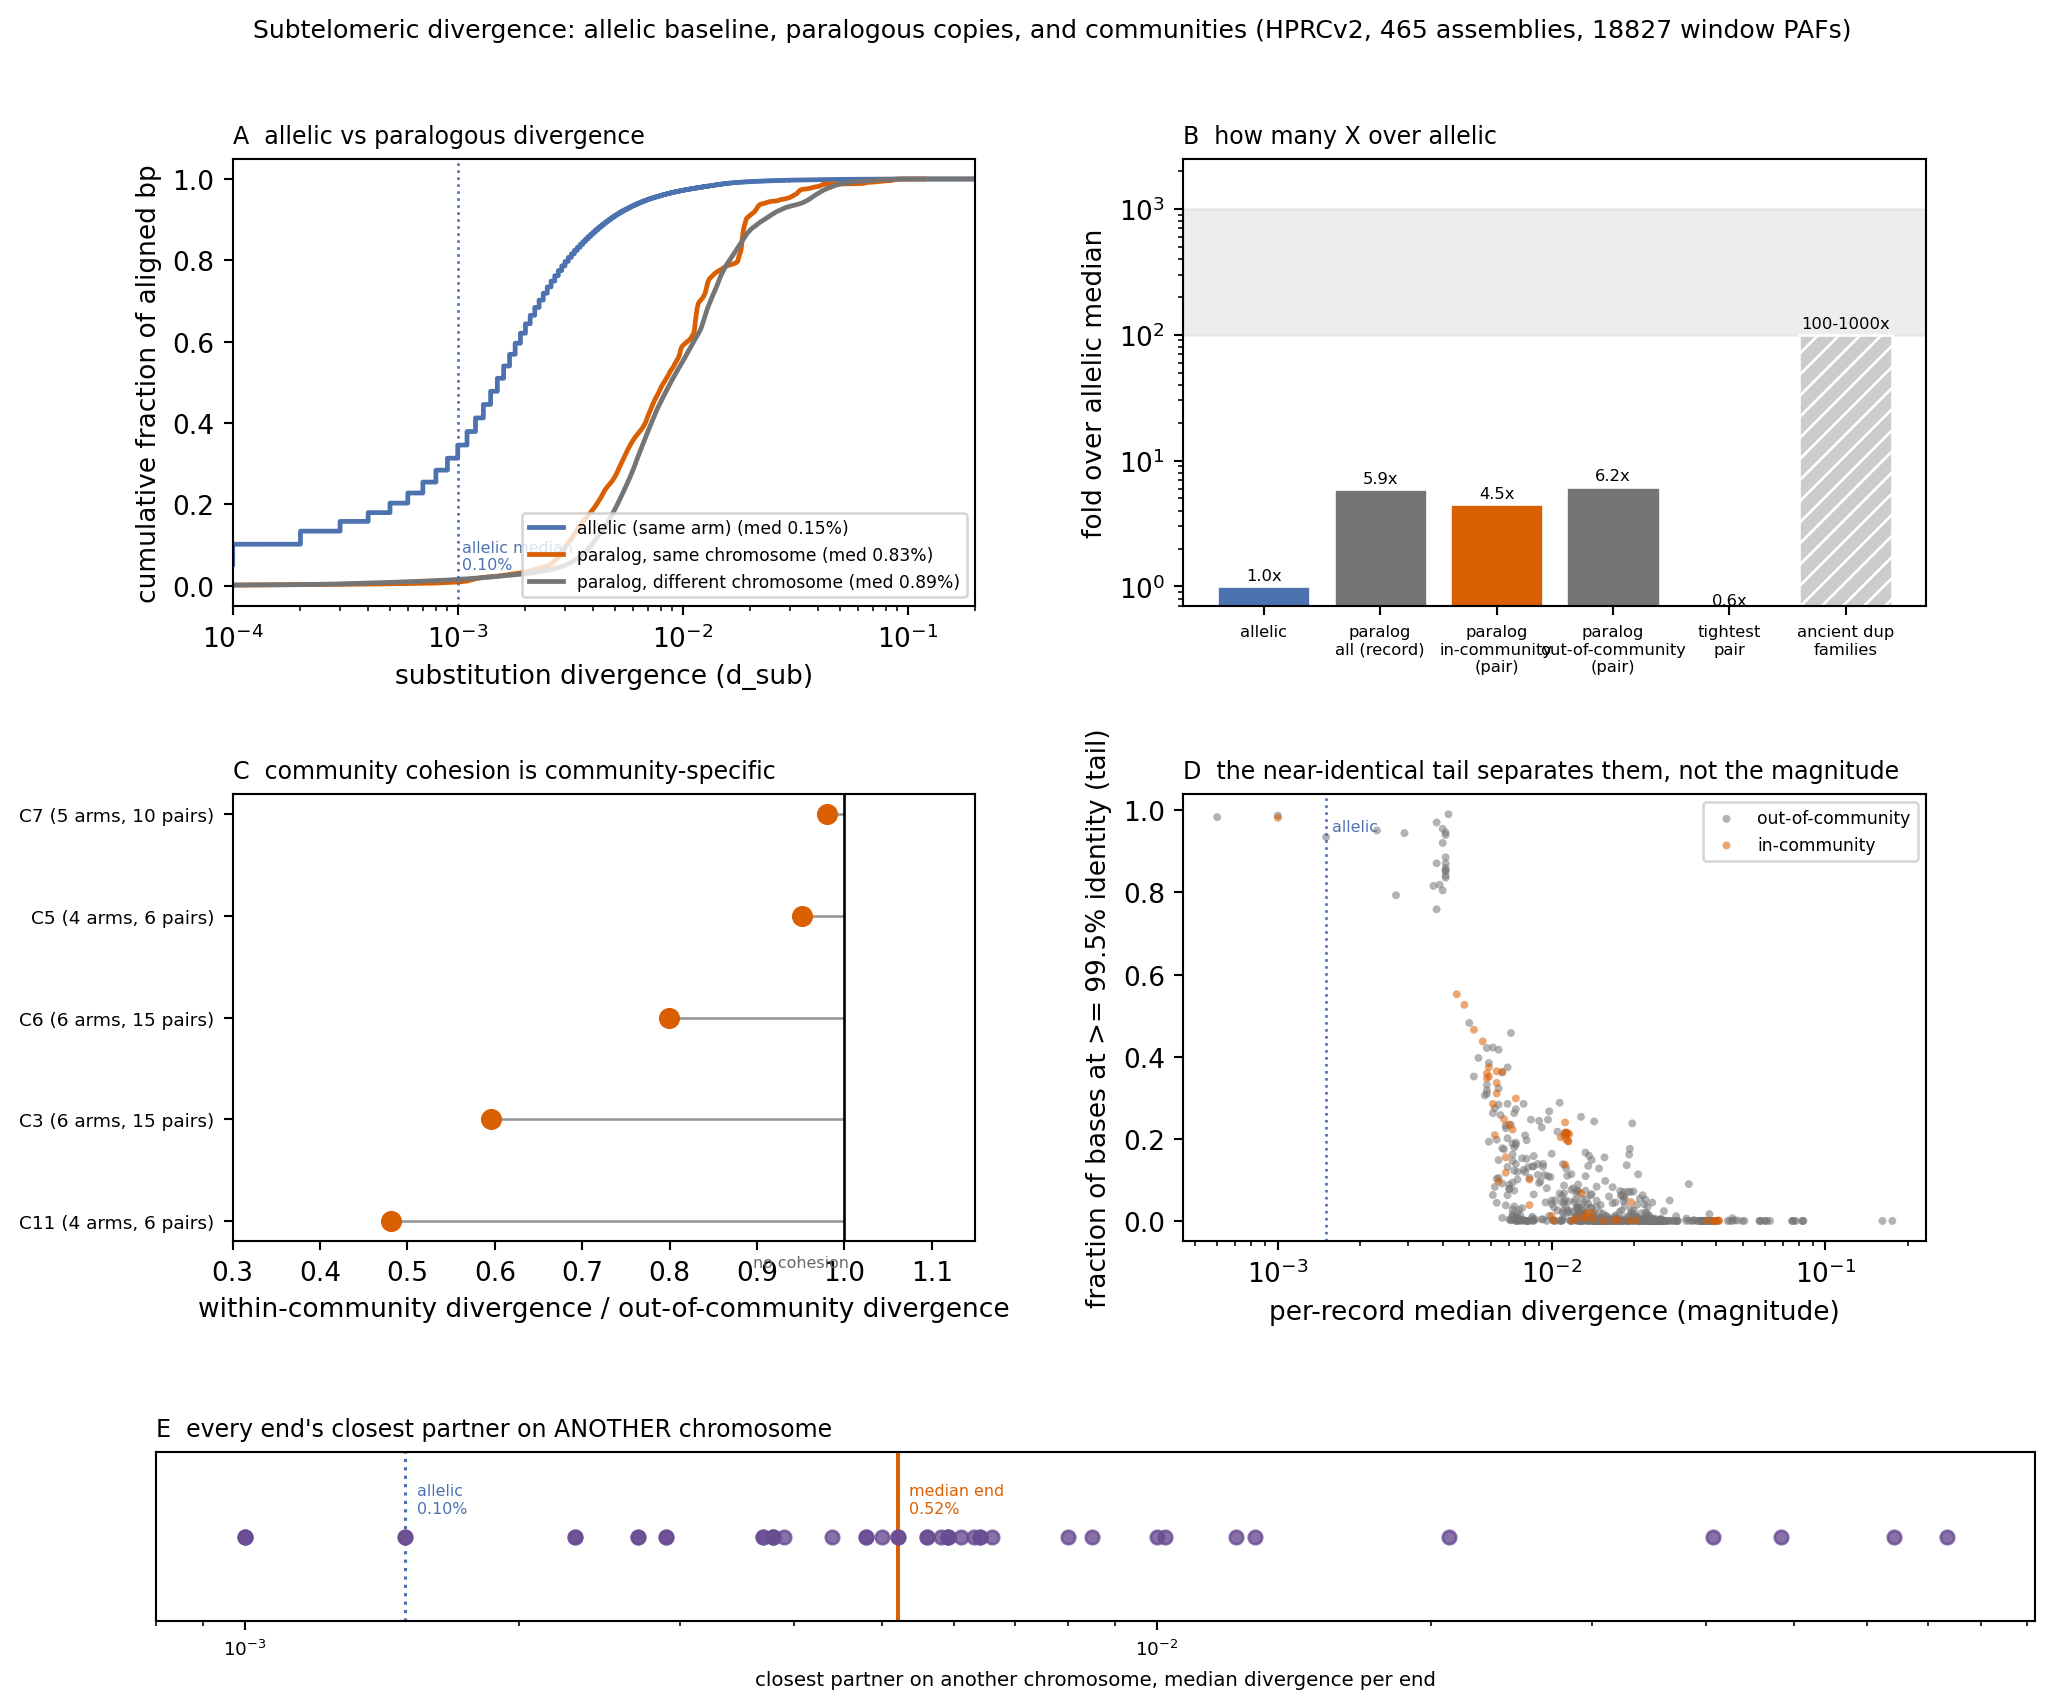

This chart was generated by the following Python code:
#!/usr/bin/env python3
"""ED Fig 5 - scope of subtelomeric divergence: allelic vs paralogous vs community.

Run from this directory:
    python3 figure_ed5_paralog_allelic.py


Reads the cohort run of scripts/ci/hprc_heterolog_divergence.py (JSON with per-class
histograms) plus the k=15 community assignments, and draws four panels:

  A  ECDF of substitution divergence by class, log x: allelic / paralog in-community /
     paralog out-of-community. Medians marked; fold-change vs allelic annotated.
  B  Fold-change of each class median against the allelic baseline (the "many X over
     allelic" statement), with the ancient-duplication reference band (100-1000x).
  C  Per-community cohesion: median intra-community divergence divided by the same arms'
     out-of-community divergence, ordered, with pair counts.
  D  The two axes are separable: per arm pair, median divergence (magnitude) against the
     fraction of aligned bases at >= 99.5% identity (the near-identical tail), coloured by
     whether the pair is in-community. The tail separates the classes; the magnitude does not.

Usage:
  python3 scripts/ci/make_heterolog_figure.py --json /moosefs/erikg/phrs_tmp/hprc_het_hist.json \
      --out response/notes/heterolog_scope
"""
import argparse
import csv
import json
import math
import os
import statistics as st
import sys

import matplotlib
matplotlib.use("Agg")
import matplotlib.pyplot as plt

K15 = ("/moosefs/guarracino/HPRCv2/PHR_III/similarity/"
       "hprcv2.1Mb.subtelo.arm-leiden-k15.assignments.tsv")
C_ALLELE = "#4c72b0"
C_IN = "#D95F02"
C_OUT = "#757575"


def hist_to_points(hist, bins_per_unit=10000):
    """[(d, weight)] from a weighted histogram whose bin i covers d = i/bins_per_unit."""
    return [(i / bins_per_unit, w) for i, w in enumerate(hist) if w]


def ecdf(points):
    tot = sum(w for _, w in points)
    xs, ys, run = [], [], 0.0
    for d, w in sorted(points):
        run += w
        xs.append(d)
        ys.append(run / tot)
    return xs, ys


def median_of(points):
    tot = sum(w for _, w in points)
    run = 0.0
    for d, w in sorted(points):
        run += w
        if run >= 0.5 * tot:
            return d
    return float("nan")


def main():
    ap = argparse.ArgumentParser()
    ap.add_argument("--json",
                    default="/moosefs/erikg/phrs_tmp/hprc_het_final.json",
                    help="cohort run of scripts/ci/hprc_heterolog_divergence.py (see sources.tsv)")
    ap.add_argument("--out", default="figure_ed5_paralog_allelic")
    a = ap.parse_args()

    d = json.load(open(a.json))
    classes = d["summary"].get("classes", {})
    if not classes:
        sys.exit("no per-class histograms in this JSON - rerun the aggregator with hist dumping")
    pairs = [r for r in d["pairs"] if r["arm_a"] != r["arm_b"]]   # drop allelic self-pairs
    for r in pairs:
        for k in ("d_sub", "d_median_record", "frac_at_99.5pct", "aligned_bp"):
            try:
                r[k] = float(r[k])
            except (TypeError, ValueError):
                r[k] = float("nan")

    comm = {}
    with open(K15) as fh:
        for row in csv.DictReader(fh, delimiter="\t"):
            comm[row["ChromArm"].strip()] = row["Community"].strip()

    alle = classes["allelic_between_indiv"]
    bpu = int(alle.get("hist_bins_per_unit", 10000))
    alle_pt = hist_to_points(alle["hist"], bpu) + hist_to_points(
        classes.get("allelic_within_indiv", alle)["hist"], bpu)
    intra_rows = [r for r in pairs if comm.get(r["arm_a"]) and comm.get(r["arm_a"]) == comm.get(r["arm_b"])]
    inter_rows = [r for r in pairs if comm.get(r["arm_a"]) and comm.get(r["arm_b"])
                  and comm[r["arm_a"]] != comm[r["arm_b"]]]
    # per-record medians are the fair comparison for pairs; rebuild a weighted point set
    # from each pair's per-record median weighted by its aligned bp (approximation, stated in caption)
    intra_pt = [(r["d_median_record"], r["aligned_bp"]) for r in intra_rows]
    inter_pt = [(r["d_median_record"], r["aligned_bp"]) for r in inter_rows]

    fig = plt.figure(figsize=(11.5, 7.4))
    gs = fig.add_gridspec(2, 2, hspace=0.42, wspace=0.28)

    # ---- A: ECDF
    ax = fig.add_subplot(gs[0, 0])
    # record-level histograms only: exact, and consistent across curves
    inter_pt_rec = hist_to_points(classes["paralog_inter_chrom"]["hist"], bpu)
    intra_pt_rec = hist_to_points(classes["paralog_intra_chrom"]["hist"], bpu)
    for pt, lab, col in ((alle_pt, "allelic (same arm)", C_ALLELE),
                         (intra_pt_rec, "paralog, same chromosome", C_IN),
                         (inter_pt_rec, "paralog, different chromosome", C_OUT)):
        xs, ys = ecdf(pt)
        ax.plot(xs, ys, color=col, lw=1.8, label=f"{lab} (med {median_of(pt)*100:.2f}%)")
    ax.set_xscale("log")
    ax.set_xlim(1e-4, 0.2)
    ax.set_xlabel("substitution divergence (d_sub)")
    ax.set_ylabel("cumulative fraction of aligned bp")
    ax.set_title("A  allelic vs paralogous divergence", fontsize=9, loc="left")
    ax.legend(fontsize=6.5, loc="lower right")
    ax.axvline(0.001, color=C_ALLELE, ls=":", lw=1)
    ax.text(0.00105, 0.04, "allelic median\n0.10%", color=C_ALLELE, fontsize=6)

    # ---- B: fold-change bars
    ax = fig.add_subplot(gs[0, 1])
    base = median_of(alle_pt) if alle_pt else 1e-3
    labs = ["allelic", "paralog\nall (record)", "paralog\nin-community\n(pair)", "paralog\nout-of-community\n(pair)",
            "tightest\npair", "ancient dup\nfamilies"]
    # record-level medians (exact) for allelic/all-paralog; pair-level medians for the
    # community split (labelled as such), which the aggregator does not accumulate per record
    vals = [1.0,
            median_of(inter_pt_rec) / base,
            median_of(intra_pt) / base,
            median_of(inter_pt) / base,
            min(r["d_sub"] for r in pairs if r["d_sub"] == r["d_sub"]) / base,
            100.0]
    cols = [C_ALLELE, C_OUT, C_IN, C_OUT, "#2a9d8f", "#cccccc"]
    bars = ax.bar(range(len(vals)), vals, color=cols, edgecolor="white")
    bars[-1].set_hatch("///")
    ax.set_yscale("log")
    ax.set_xticks(range(len(vals)))
    ax.set_xticklabels(labs, fontsize=6.2)
    ax.set_ylabel("fold over allelic median")
    ax.set_title("B  how many X over allelic", fontsize=9, loc="left")
    for i, v in enumerate(vals):
        ax.text(i, v * 1.12, f"{v:.1f}x" if v < 100 else "100-1000x", ha="center", fontsize=6.2)
    ax.axhspan(100, 1000, color="#cccccc", alpha=0.35, zorder=0)
    ax.set_ylim(0.7, 2500)

    # ---- C: per-community cohesion
    ax = fig.add_subplot(gs[1, 0])
    rows = []
    for c in sorted(set(comm.values()), key=lambda z: int(z[1:])):
        memb = {x for x, v in comm.items() if v == c}
        ia = [r["d_sub"] for r in pairs if r["arm_a"] in memb and r["arm_b"] in memb]
        ob = [r["d_sub"] for r in pairs if (r["arm_a"] in memb) != (r["arm_b"] in memb)]
        if len(ia) >= 3 and len(ob) >= 10:
            rows.append((c, st.median(ia) / st.median(ob), len(ia), len(memb)))
    rows.sort(key=lambda r: r[1])
    ys = range(len(rows))
    ax.hlines(list(ys), 1.0, [r[1] for r in rows], color="#999999", lw=1)
    ax.plot([r[1] for r in rows], list(ys), "o", color=C_IN, ms=7)
    ax.axvline(1.0, color="k", lw=1)
    ax.set_yticks(list(ys))
    ax.set_yticklabels([f"{r[0]} ({r[3]} arms, {r[2]} pairs)" for r in rows], fontsize=7)
    ax.set_xlabel("within-community divergence / out-of-community divergence")
    ax.set_title("C  community cohesion is community-specific", fontsize=9, loc="left")
    ax.set_xlim(0.3, 1.15)
    ax.text(1.005, -0.45, "no cohesion", fontsize=6, ha="right", color="#666666")

    # ---- D: two axes separate
    ax = fig.add_subplot(gs[1, 1])
    for rs, lab, col in ((inter_rows, "out-of-community", C_OUT),
                         (intra_rows, "in-community", C_IN)):
        xs = [r["d_median_record"] for r in rs if r["d_median_record"] == r["d_median_record"]]
        ys2 = [r["frac_at_99.5pct"] for r in rs if r["frac_at_99.5pct"] == r["frac_at_99.5pct"]]
        ax.scatter(xs, ys2, s=9, color=col, alpha=0.55, label=lab, edgecolor="none")
    ax.set_xscale("log")
    ax.set_xlabel("per-record median divergence (magnitude)")
    ax.set_ylabel("fraction of bases at >= 99.5% identity (tail)")
    ax.set_title("D  the near-identical tail separates them, not the magnitude", fontsize=9, loc="left")
    ax.legend(fontsize=6.5, loc="upper right")
    ax.axvline(base, color=C_ALLELE, ls=":", lw=1)
    ax.text(base * 1.05, 0.95, "allelic", color=C_ALLELE, fontsize=6)

    # ---- E: best non-homolog partner per end
    bestp = {}
    for r in pairs:
        if r["arm_a"].rsplit("_", 1)[0] == r["arm_b"].rsplit("_", 1)[0]:
            continue                      # inter-chromosomal partners only
        for e1, e2 in ((r["arm_a"], r["arm_b"]), (r["arm_b"], r["arm_a"])):
            if r["d_median_record"] != r["d_median_record"]:
                continue
            if e1 not in bestp or r["d_median_record"] < bestp[e1][0]:
                bestp[e1] = (r["d_median_record"], e2)
    vals = sorted(v for v, _ in bestp.values())
    axv = fig.add_axes([0.09, -0.16, 0.86, 0.12])
    axv.scatter(vals, [0] * len(vals), s=26, color="#6a4c93", alpha=0.8, zorder=3)
    axv.set_ylim(-1, 1)
    axv.set_xlim(min(vals) * 0.8, max(vals) * 1.25)
    axv.axvline(base, color=C_ALLELE, ls=":", lw=1.2, zorder=2)
    axv.axvline(st.median(vals), color=C_IN, lw=1.5, zorder=2)
    axv.set_xscale("log")
    axv.set_yticks([])
    axv.set_xlabel("closest partner on another chromosome, median divergence per end",
                   fontsize=7.5)
    axv.tick_params(labelsize=7)
    axv.text(base * 1.03, 0.28, "allelic\n0.10%", color=C_ALLELE, fontsize=6)
    axv.text(st.median(vals) * 1.03, 0.28, "median end\n%.2f%%" % (st.median(vals) * 100),
             color=C_IN, fontsize=6)
    axv.set_title("E  every end's closest partner on ANOTHER chromosome", fontsize=9, loc="left")

    fig.suptitle("Subtelomeric divergence: allelic baseline, paralogous copies, and communities "
                 "(HPRCv2, 465 assemblies, %s window PAFs)" % d["summary"].get("n_files", "?"),
                 fontsize=9.5)
    for ext in ("pdf", "png"):
        fig.savefig(a.out + "." + ext, dpi=190, bbox_inches="tight")
    print("wrote", a.out + ".pdf/.png")

    print("\nsummary for caption:")
    print(f"  allelic median       {base*100:.3f}%")
    print(f"  paralog (record, all) {median_of(inter_pt_rec)*100:.3f}% ({median_of(inter_pt_rec)/base:.1f}x)")
    print(f"  paralog in-community {median_of(intra_pt)*100:.3f}% "
          f"({median_of(intra_pt)/base:.1f}x)")
    print(f"  paralog out-community{median_of(inter_pt)*100:.3f}% "
          f"({median_of(inter_pt)/base:.1f}x)")
    print(f"  tightest pair        {min(r['d_sub'] for r in pairs if r['d_sub']==r['d_sub'])*100:.3f}%")
    print(f"  in-community tail    {st.mean([r['frac_at_99.5pct'] for r in intra_rows]):.3f}")
    print(f"  out-community tail   {st.mean([r['frac_at_99.5pct'] for r in inter_rows]):.3f}")


if __name__ == "__main__":
    main()
